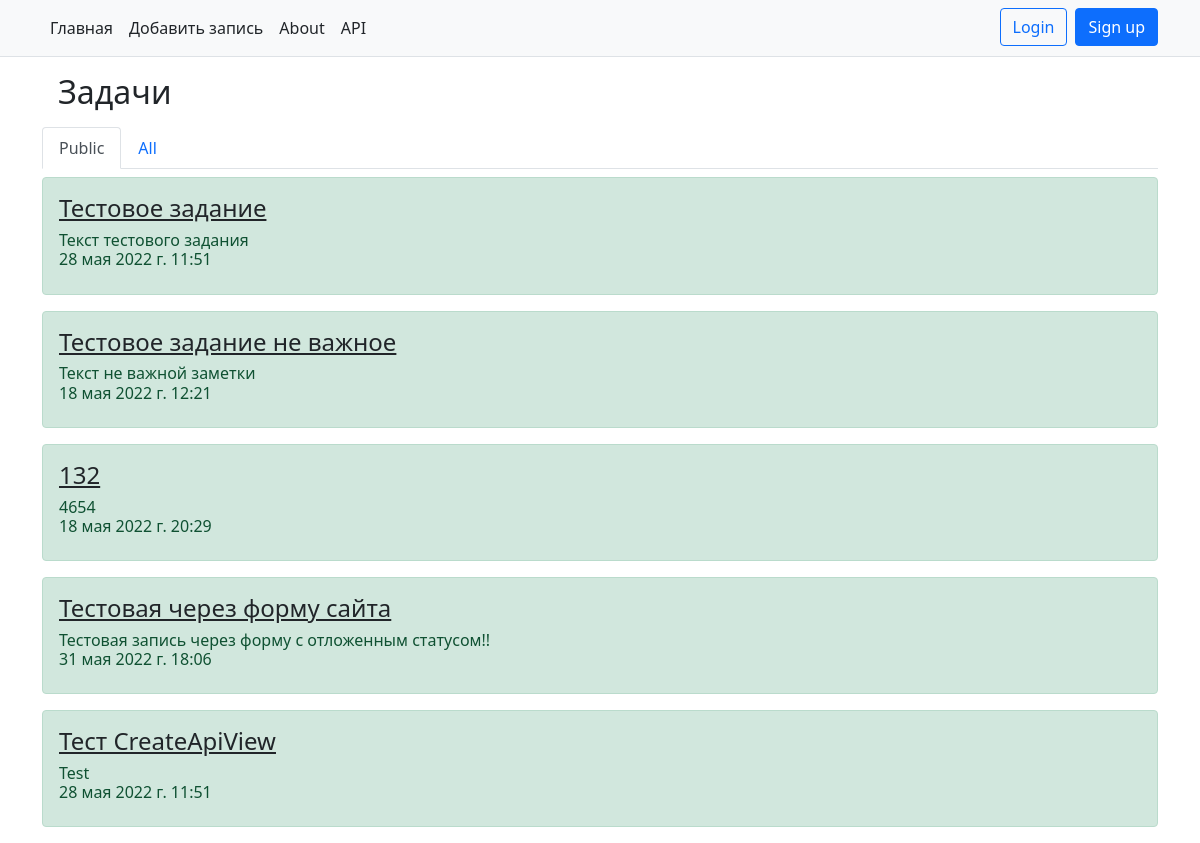
The page / on the database its author committed.
### todo_manager/models.py (models this page shows, shortened)
class ToDoModel(models.Model):
    class StatusNote(models.IntegerChoices):  # Выбор статуса задачи
        ACTIVE = 1, _('Активно')
        POSTPONED = 2, _('Отложено')
        DONE = 3, _('Выполнено')
    author = models.ForeignKey(User, on_delete=models.CASCADE)
    title = models.CharField(_("Заголовок"), max_length=150)
    message = models.TextField("Текст заметки", max_length=5000)
    status = models.IntegerField(verbose_name="Статус", default=StatusNote.ACTIVE, choices=StatusNote.choices)
    important = models.BooleanField("Важно", default=False)
    public = models.BooleanField("Публично", default=False)
    time_field = models.DateTimeField(verbose_name="Дата", default=get_date)
    class Meta:
        verbose_name = _("Задача")  # todo с маленькой буквы
        verbose_name_plural = _("Задачи")

### todo_manager/views.py (the view)
# urls.py: path('', views.IndexView.as_view(), name='index'),
class IndexView(View):
    def get(self, request):
        data_public = ToDoModel.objects.get_queryset().filter(public=True)
        data_all = ToDoModel.objects.get_queryset()
        content = {'data_public': data_public,
                   'data_all': data_all,
                   'user': request.user}
        return render(request, 'todo_manager/index.html', content)

### todo_manager/templates/todo_manager/index.html (shortened to what this page needs)
{% extends "todo_manager/base.html" %}
{% block content %}
    <h2 class="m-3">Задачи</h2>
    {% if data_all %}
        <ul class="nav nav-tabs" id="myTab" role="tablist">
            <li class="nav-item" role="presentation">
                <button class="nav-link active" id="home-tab" data-bs-toggle="tab" data-bs-target="#home" type="button"
                        role="tab" aria-controls="home" aria-selected="true">Public
                </button>
            </li>
            <li class="nav-item" role="presentation">
                <button class="nav-link" id="profile-tab" data-bs-toggle="tab" data-bs-target="#profile" type="button"
                        role="tab" aria-controls="profile" aria-selected="false">All
                </button>
            </li>
        </ul>
        <div class="tab-content" id="myTabContent">
            <div class="tab-pane fade show active" id="home" role="tabpanel" aria-labelledby="home-tab">
                {% for obj in data_public %}
                    <div class="alert alert-success mt-2">
                        <h4><a href="{% url 'details' pk=obj.id %}" class="link-dark">{{ obj.title }}</a></h4>
                        <p class="h6">{{ obj.message }}<br>
                            {{ obj.time_field }}</p>
                    </div>
                {% endfor %}
            </div>
        </div>
    {% else %}
        <p>Нет записей</p>
    {% endif %}
{% endblock %}

### rows shown on the page
ToDoModel: title "Тестовое задание", message "Текст тестового задания", time_field "28 мая 2022 г. 11:51"
ToDoModel: title "Тестовое задание не важное", message "Текст не важной заметки", time_field "18 мая 2022 г. 12:21"
ToDoModel: title "132", message "4654", time_field "18 мая 2022 г. 20:29"
ToDoModel: title "Тестовая через форму сайта", message "Тестовая запись через форму с отложенным статусом!!", time_field "31 мая 2022 г. 18:06"
ToDoModel: title "Тест CreateApiView", message "Test", time_field "28 мая 2022 г. 11:51"
